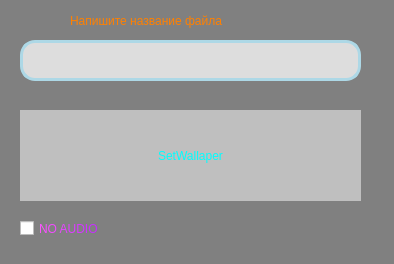
<?xml version="1.0" encoding="UTF-8"?>
<ui version="4.0">
 <class>Dialog</class>
 <widget class="QDialog" name="Dialog">
  <property name="geometry">
   <rect>
    <x>0</x>
    <y>0</y>
    <width>394</width>
    <height>264</height>
   </rect>
  </property>
  <property name="windowTitle">
   <string>WallPy</string>
  </property>
  <property name="windowOpacity">
   <double>0.900000000000000</double>
  </property>
  <property name="styleSheet">
   <string notr="true">QDialog{
	background-color: grey;
}</string>
  </property>
  <widget class="QLineEdit" name="lineEdit">
   <property name="geometry">
    <rect>
     <x>20</x>
     <y>40</y>
     <width>341</width>
     <height>41</height>
    </rect>
   </property>
   <property name="styleSheet">
    <string notr="true">QLineEdit{
	border: 2.5px solid lightblue;
	border-radius:15px;
	background-color: rgb(221, 221, 221);
	color: rgb(170, 170, 255);
	font: 12pt &quot;Meiryo UI&quot;;
}</string>
   </property>
  </widget>
  <widget class="QLabel" name="label">
   <property name="geometry">
    <rect>
     <x>70</x>
     <y>10</y>
     <width>251</width>
     <height>21</height>
    </rect>
   </property>
   <property name="styleSheet">
    <string notr="true">QLabel{
	font: 15pt &quot;Arial&quot;;
	color: rgb(255, 128, 0);
}</string>
   </property>
   <property name="text">
    <string>Напишите название файла</string>
   </property>
  </widget>
  <widget class="QPushButton" name="pushButton">
   <property name="geometry">
    <rect>
     <x>20</x>
     <y>110</y>
     <width>341</width>
     <height>91</height>
    </rect>
   </property>
   <property name="styleSheet">
    <string notr="true">QPushButton{
	border: none;
	font: 12pt &quot;Metro&quot;;
	color: cyan;
	background-color: #bfbfbf;
}
QPushButton:hover{
	background-color: #6b6b6b;
}</string>
   </property>
   <property name="text">
    <string>SetWallaper</string>
   </property>
  </widget>
  <widget class="QCheckBox" name="checkBox">
   <property name="geometry">
    <rect>
     <x>20</x>
     <y>220</y>
     <width>151</width>
     <height>17</height>
    </rect>
   </property>
   <property name="styleSheet">
    <string notr="true">QCheckBox{
	font: 75 14pt &quot;Lithograph&quot;;
	color: qlineargradient(spread:pad, x1:0, y1:0, x2:1, y2:0, stop:0 rgba(255, 85, 255, 255), stop:1 rgba(195, 42, 255, 255));
}</string>
   </property>
   <property name="text">
    <string>NO AUDIO</string>
   </property>
  </widget>
 </widget>
 <resources/>
 <connections/>
</ui>
